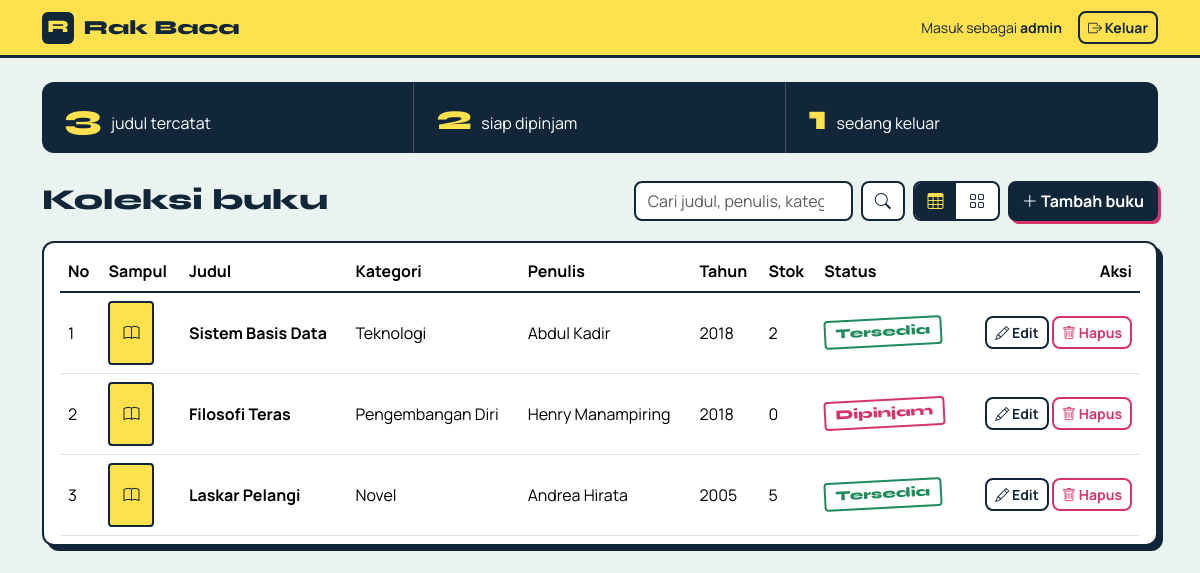
/dashboard.php (signed in), run on the app's committed database.
### tables this page shows
CREATE TABLE `buku` (
  `id` int(11) NOT NULL AUTO_INCREMENT,
  `judul` varchar(150) NOT NULL,
  `kategori` varchar(100) NOT NULL,
  `penulis` varchar(100) NOT NULL,
  `tahun_terbit` year(4) NOT NULL,
  `stok` int(11) NOT NULL DEFAULT 0,
  `sampul` varchar(255) DEFAULT NULL,
  PRIMARY KEY (`id`)
);

### dashboard.php (the view, shortened to what this page needs)
<?php
require_once "koneksi.php";
$cari = trim($_GET["cari"] ?? "");
if ($cari !== "") {
    $like = "%" . $cari . "%";
    $query = mysqli_prepare($koneksi, "SELECT * FROM buku WHERE judul LIKE ? OR penulis LIKE ? OR kategori LIKE ? ORDER BY id DESC");
    mysqli_stmt_bind_param($query, "sss", $like, $like, $like);
    mysqli_stmt_execute($query);
    $hasil = mysqli_stmt_get_result($query);
} else {
    $hasil = mysqli_query($koneksi, "SELECT * FROM buku ORDER BY id DESC");
}
$daftar_buku = mysqli_fetch_all($hasil, MYSQLI_ASSOC);
$ringkas = mysqli_fetch_assoc(mysqli_query($koneksi, "SELECT COUNT(*) AS total, COALESCE(SUM(stok > 0), 0) AS ada FROM buku"));
$total = (int) $ringkas["total"];
$ada = (int) $ringkas["ada"];
$dipinjam = $total - $ada;
tampil_kepala("Dashboard");
?>
<main class="container py-4">
    <section class="strip">
        <div><span class="strip-angka"><?= $total ?></span> judul tercatat</div>
        <div><span class="strip-angka"><?= $ada ?></span> siap dipinjam</div>
        <div><span class="strip-angka"><?= $dipinjam ?></span> sedang keluar</div>
    </section>
    <div class="toolbar">
        <h1>Koleksi buku</h1>
        <div class="d-flex flex-wrap gap-2">
            <form method="GET" class="d-flex gap-2">
                <input type="search" name="cari" class="form-control" placeholder="Cari judul, penulis, kategori" value="<?= e($cari) ?>" aria-label="Cari buku">
                <button class="btn btn-garis-gelap" aria-label="Cari"><i class="bi bi-search"></i></button>
            </form>
            <div class="saklar" role="group" aria-label="Pilih tampilan">
                <button type="button" data-tampil="tabel" title="Tampilan tabel"><i class="bi bi-table"></i></button>
                <button type="button" data-tampil="katalog" title="Tampilan katalog"><i class="bi bi-grid"></i></button>
            </div>
            <a href="tambah_buku.php" class="btn btn-tinta"><i class="bi bi-plus-lg"></i> Tambah buku</a>
        </div>
    </div>
    <?php if (!$daftar_buku): ?>
        <div class="kosong">
            <?= $cari !== "" ? "Tidak ada buku yang cocok dengan “" . e($cari) . "”." : "Rak masih kosong. Tambahkan buku pertama Anda." ?>
        </div>
    <?php else: ?>
    <div class="tampil-tabel table-responsive">
        <table class="table tabel-buku">
            <thead>
                <tr><th>No</th><th>Sampul</th><th>Judul</th><th>Kategori</th><th>Penulis</th><th>Tahun</th><th>Stok</th><th>Status</th><th class="text-end">Aksi</th></tr>
            </thead>
            <tbody>
            <?php foreach ($daftar_buku as $i => $b): $s = label_status($b["stok"]); ?>
                <tr>
                    <td><?= $i + 1 ?></td>
                    <td>
                        <?php if ($b["sampul"] && is_file(FOLDER_UPLOAD . $b["sampul"])): ?>
                            <img class="mini-sampul" src="uploads/<?= e($b["sampul"]) ?>" alt="Sampul <?= e($b["judul"]) ?>">
                        <?php else: ?>
                            <div class="mini-sampul kosong-sampul"><i class="bi bi-book"></i></div>
                        <?php endif; ?>
                    </td>
                    <td class="fw-bold"><?= e($b["judul"]) ?></td>
                    <td><?= e($b["kategori"]) ?></td>
                    <td><?= e($b["penulis"]) ?></td>
                    <td><?= e($b["tahun_terbit"]) ?></td>
                    <td><?= (int) $b["stok"] ?></td>
                    <td><span class="cap <?= $s["kelas"] ?>"><?= $s["teks"] ?></span></td>
                    <td class="text-end text-nowrap">
                        <a href="edit_buku.php?id=<?= (int) $b["id"] ?>" class="btn btn-sm btn-garis-gelap"><i class="bi bi-pencil"></i> Edit</a>
                        <form action="hapus_buku.php" method="POST" class="d-inline form-hapus" data-judul="<?= e($b["judul"]) ?>">
                            <button class="btn btn-sm btn-bahaya"><i class="bi bi-trash"></i> Hapus</button>
                        </form>
                    </td>
                </tr>
            <?php endforeach; ?>
            </tbody>
        </table>
    </div>
    <?php endif; ?>
</main>
<?php tampil_kaki(); ?>

### koneksi.php (shortened to what this page needs)
<?php
function e($teks)
{
    return htmlspecialchars((string) $teks, ENT_QUOTES, "UTF-8");
}
function label_status($stok)
{
    if ((int) $stok > 0) {
        return ["teks" => "Tersedia", "kelas" => "cap-tersedia"];
    } else {
        return ["teks" => "Dipinjam", "kelas" => "cap-dipinjam"];
    }
}
function tampil_kepala($judul, $dengan_nav = true)
{
    ?>
<!DOCTYPE html>
<html lang="id">
<head>
    <link href="https://cdn.jsdelivr.net/npm/bootstrap@5.3.3/dist/css/bootstrap.min.css" rel="stylesheet">
    <link href="https://cdn.jsdelivr.net/npm/bootstrap-icons@1.11.3/font/bootstrap-icons.min.css" rel="stylesheet">
    <link href="/project_perpustakaan/css/style.css" rel="stylesheet">
</head>
<body>
<?php if ($dengan_nav): ?>
<header class="bilah">
    <div class="container d-flex align-items-center justify-content-between">
        <a class="merek" href="dashboard.php"><span class="merek-kotak">R</span> Rak Baca</a>
        <div class="d-flex align-items-center gap-3">
            <span class="d-none d-sm-inline small">Masuk sebagai <strong><?= e($_SESSION["username"] ?? "") ?></strong></span>
            <a href="logout.php" class="btn btn-sm btn-garis"><i class="bi bi-box-arrow-right"></i> Keluar</a>
        </div>
    </div>
</header>
<?php endif;
}
function tampil_kaki()
{
    ?>
</body>
</html>
<?php
}
    ?>

### css/style.css (style rules this page uses)
:root { --tinta: #12263a; --kertas: #eaf3ef; --putih: #ffffff; --kuning: #ffe14d; --hijau: #1f8a5b; --merah: #d6336c; --garis: #12263a; }
* { box-sizing: border-box; }
body { font-family: 'Manrope', sans-serif; background: var(--kertas); color: var(--tinta); min-height: 100vh; }
h1, h2, h3, .merek, .strip-angka, .cap, .tab-kategori { font-family: 'Syne', sans-serif; }
.bilah { background: var(--kuning); border-bottom: 3px solid var(--garis); padding: .7rem 0; }
.merek { font-weight: 800; font-size: 1.25rem; color: var(--tinta); text-decoration: none; display: inline-flex; align-items: center; gap: .6rem; margin: 0; }
.merek-kotak { display: inline-grid; place-items: center; width: 2rem; height: 2rem; background: var(--tinta); color: var(--kuning); border-radius: 6px; font-size: 1.1rem; }
.btn { font-weight: 700; border-radius: 8px; }
.btn-tinta { background: var(--tinta); color: #fff; border: 2px solid var(--tinta); box-shadow: 3px 3px 0 var(--merah); }
.btn-garis { border: 2px solid var(--tinta); color: var(--tinta); background: transparent; }
.btn-garis-gelap { border: 2px solid var(--tinta); color: var(--tinta); background: var(--putih); }
.btn-bahaya { border: 2px solid var(--merah); color: var(--merah); background: var(--putih); }
.form-control, .form-select { border: 2px solid var(--tinta); border-radius: 8px; }
.cap { display: inline-block; padding: .15rem .6rem; border: 2px solid currentColor; border-radius: 4px; font-weight: 800; font-size: .85rem; transform: rotate(-3deg); background: var(--putih); }
.cap-tersedia { color: var(--hijau); }
.cap-dipinjam { color: var(--merah); }
.strip { display: grid; grid-template-columns: repeat(3, 1fr); background: var(--tinta); color: #fff; border-radius: 12px; overflow: hidden; margin-bottom: 1.75rem; }
.strip > div { padding: 1.1rem 1.4rem; border-right: 1px solid rgba(255,255,255,.2); display: flex; align-items: baseline; gap: .6rem; flex-wrap: wrap; }
.strip > div:last-child { border-right: 0; }
.strip-angka { font-size: 2.2rem; font-weight: 800; color: var(--kuning); line-height: 1; }
.toolbar { display: flex; flex-wrap: wrap; gap: 1rem; justify-content: space-between; align-items: center; margin-bottom: 1.25rem; }
.toolbar h1 { font-size: 1.8rem; font-weight: 800; margin: 0; }
.saklar { display: inline-flex; border: 2px solid var(--tinta); border-radius: 8px; overflow: hidden; background: var(--putih); }
.saklar button { border: 0; background: transparent; padding: 0 .8rem; color: var(--tinta); }
.saklar button.aktif { background: var(--tinta); color: var(--kuning); }
.tampil-tabel { background: var(--putih); border: 2px solid var(--tinta); border-radius: 12px; padding: .5rem 1rem; box-shadow: 5px 5px 0 var(--tinta); }
.tabel-buku { margin: 0; vertical-align: middle; }
.tabel-buku th { border-bottom: 2px solid var(--tinta); font-weight: 700; white-space: nowrap; }
.tabel-buku td { vertical-align: middle; }
.mini-sampul { width: 46px; height: 64px; object-fit: cover; border-radius: 4px; border: 2px solid var(--tinta); }
.kosong-sampul { display: grid; place-items: center; background: var(--kuning); color: var(--tinta); }

### data on the page
buku: judul "Sistem Basis Data", kategori "Teknologi", penulis "Abdul Kadir", tahun_terbit "2018", stok "2", stok "Tersedia"
buku: judul "Filosofi Teras", kategori "Pengembangan Diri", penulis "Henry Manampiring", tahun_terbit "2018", stok "0", stok "Dipinjam"
buku: judul "Laskar Pelangi", kategori "Novel", penulis "Andrea Hirata", tahun_terbit "2005", stok "5", stok "Tersedia"

### other printed values
$_SESSION["username"] "admin"
$total "3"
$ada "2"
$dipinjam "1"
